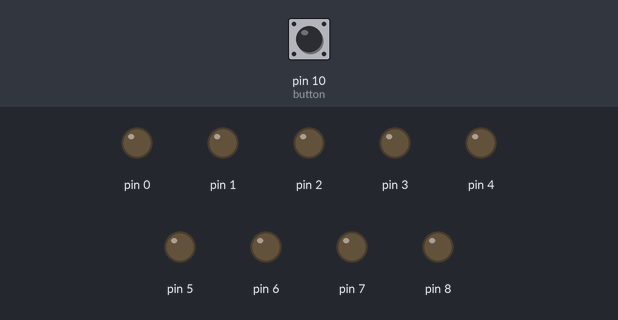
Simulated run of this sketch. Board: Arduino Uno, built with avr-gcc and run on an emulated ATmega328P. Shown: output pins drawn as LEDs (lit = HIGH). The inputs (shaded band) are chosen by the test bench; at power-on: pin 10 (button) HIGH.

Above: at 1.2 s.
1.3 s: pin 10 (button) pulled LOW for 0.15 s
At 2.7 s:
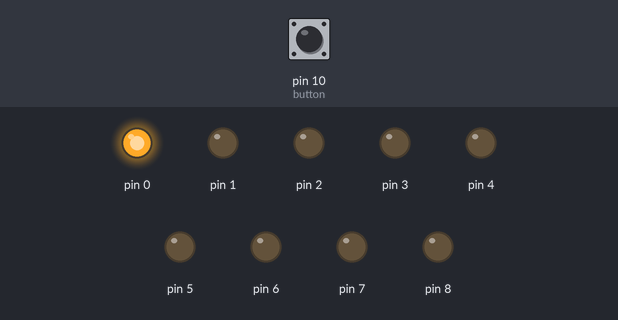
Timing chart, 0 to 4.3 s (numbered marks = the images above; inputs shaded):
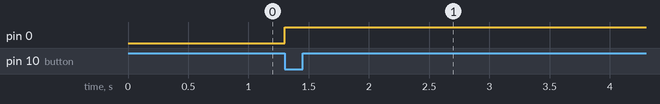

Measured:
- after the input at 1.3 s, pin 0: LOW → HIGH at once

The sketch:

Test_zwei_Cases_2.ino
```cpp
const int button = 10;
int selector = 0;
boolean isPressed = false;
//here we are storing the volume value
int volume = analogRead(A0);

void setup(){
    //for switch case with button Pullup
    pinMode(button, INPUT_PULLUP);

    //here is an input for sound sensor
    pinMode(A0, INPUT);

    //here we are setting up all pins as an outputs for LEDs
    for(int z = 0; z < 9; z++){
    pinMode(z, OUTPUT);
    }
}

void loop() {
  if (digitalRead(button) == LOW && isPressed == false ) {
      isPressed = true;
      doSwitchStatement();

      selector++;
      if (selector > 3) {
        selector = 0;
      }
  } else if (digitalRead(button) == HIGH){
    isPressed = false;
    }
}

void doSwitchStatement() {
  switch(selector) {
  case 0:
    //max value for analog read is 1023 but it must be very very loud to reach this value
    //so I lower it down in map function to 700
    //mapping volume value to make it easier to turn LEDs on
    volume = map(volume, 0, 1200, 0, 10);
    //for loop to turn on or off all LEDs
    //thanks to this loop code for this project is very short
    //we are going through all pins where we have LEDs and checking if the volume is
    //bigger then pin number (that's why we are maping the volume)
    for(int a = 0; a < 9; a++){
    if(volume >= a){
    //if it is bigger we can turn on the LED
    digitalWrite(a, HIGH);
    }else{
    //if it is smaller we can turn the LED off
    digitalWrite(a, LOW);
      }
    }
  break;
  }
}
```
